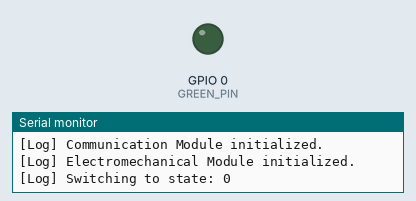
Recording of a sketch running on a simulated ESP32. Parts: output pins drawn as LEDs (lit = HIGH), the last lines printed to the serial monitor. EEPROM starts erased.

Above: at 0.1 s.
At 8.1 s:
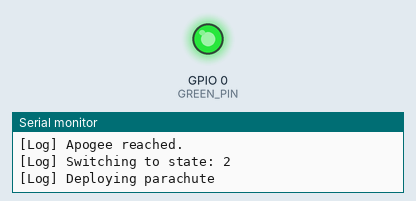
Timing chart, 0 to 9.6 s (numbered marks = the images above):
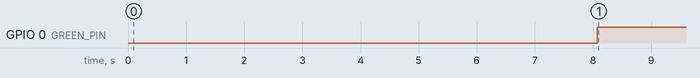

Measured:
- by itself, GPIO 0 (GREEN_PIN): LOW → HIGH at 8.1 s

The sketch:

MainModuleTest.ino
```cpp
#include "Logger.h"
#include "MockStorageModule.h"
#include "MockCommunicationModule.h"
#include "MockElectromechanicalModule.h"
#include "MockSensorModule.h"
#include <stdint.h>

#include <vector>

// Enums
#define STATE_STARTUP 0
#define STATE_PRE_APOGEE 1
#define STATE_POST_APOGEE 2
#define STATE_LANDED 3

// Telemetry packet related data
#define TELEMETRY_PACKET_STRING_LENGTH 36

static const char startupStr[2] = {'S', 'T'};
static const char preApogeeStr[10] = {'P', 'R'};
static const char postApogeeStr[10] = {'P', 'O'};
static const char landedStr[10] = {'L', 'A'};

const char* STATE_STRING_ARRAY[4] = {startupStr, preApogeeStr, postApogeeStr, landedStr};


// State variables
uint8_t currentState = STATE_STARTUP;
char telPacketString[TELEMETRY_PACKET_STRING_LENGTH]; // Assumed null terminated
unsigned long lastMilis = 0;


// Launch/Apogee detection algorithms
#define MAX_LATEST_ALTITUDES 3
#define MAX_LATEST_ALTITUDES_AFTER_APOGEE 7
#define LAUNCH_DETECTION_MARGIN 5
#define APOGEE_DETECTION_MARGIN 0.8
#define LANDING_DETECTION_MARGIN 0.8
#define LANDING_ALTITUDE 3
std::vector<float> latestAltitudes;


// Modules
StorageModule storageModule = StorageModule();
CommunicationModule communicationModule = CommunicationModule();
ElectromechanicalModule electromechanicalModule = ElectromechanicalModule();
SensorModule sensorModule = SensorModule();

void setup() {
  Serial.begin(9600);

  storageModule.init();
  sensorModule.init();
  communicationModule.init(storageModule);
  electromechanicalModule.init();

  lastMilis = millis();

  switchToState(storageModule.loadCurrentState(STATE_STARTUP));
}

void loop() {
  unsigned long currMillis = millis();

  switch(currentState) {
    case STATE_STARTUP:
      if (currMillis - lastMilis > 100) {
        float altitude = sensorModule.getAltitude();
        float acceleration = sensorModule.getAcceleration();

        latestAltitudes.push_back(altitude);
        if (latestAltitudes.size() > MAX_LATEST_ALTITUDES) latestAltitudes.erase(latestAltitudes.begin());

        if (detectLaunch(altitude, acceleration)){
          Logger::log("Vehicle launched.");
          switchToState(STATE_PRE_APOGEE);
        }
        lastMilis = currMillis;
      }
      break;
    case STATE_PRE_APOGEE:
      if (currMillis - lastMilis > 500) {
          float altitude = sensorModule.getAltitude();
          float acceleration = sensorModule.getAcceleration();
          double gpsLat = sensorModule.gps.location.lat(); // TODO: We could avoid sensing GPS before apogee
          double gpsLng = sensorModule.gps.location.lng();

          latestAltitudes.push_back(altitude);
          if (latestAltitudes.size() > MAX_LATEST_ALTITUDES) latestAltitudes.erase(latestAltitudes.begin());

          createTelemetryPacketStr(communicationModule.packetCount, currentState, altitude, gpsLat, gpsLng); // TODO: Altitude should be float in telemetry packet?
          storageModule.addTelemetryPacketToFlightLog(telPacketString);
          communicationModule.sendTelemetryPacketToGround(telPacketString, TELEMETRY_PACKET_STRING_LENGTH);

          if (detectApogee(altitude, acceleration)){
            Logger::log("Apogee reached.");
            Logger::debug("Altitude: " + String(altitude));
            switchToState(STATE_POST_APOGEE);
          }
          lastMilis = currMillis;
      }
      break;
    case STATE_POST_APOGEE:
      if (currMillis - lastMilis > 500) {
            float altitude = sensorModule.getAltitude();
            float acceleration = sensorModule.getAcceleration();
            double gpsLat = sensorModule.gps.location.lat();
            double gpsLng = sensorModule.gps.location.lng();

            latestAltitudes.push_back(altitude);
            if (latestAltitudes.size() > MAX_LATEST_ALTITUDES_AFTER_APOGEE) latestAltitudes.erase(latestAltitudes.begin());

            createTelemetryPacketStr(communicationModule.packetCount, currentState, altitude, gpsLat, gpsLng);
            storageModule.addTelemetryPacketToFlightLog(telPacketString);
            communicationModule.sendTelemetryPacketToGround(telPacketString, TELEMETRY_PACKET_STRING_LENGTH);

            if (detectLanding(altitude, acceleration)){
              Logger::log("Vehicle landed :)");
              switchToState(STATE_LANDED);
            }
            lastMilis = currMillis;
        }
      break;
    case STATE_LANDED:
      if (currMillis - lastMilis > 2000) {
            double gpsLat = sensorModule.gps.location.lat();
            double gpsLng = sensorModule.gps.location.lng();

            createTelemetryPacketStr(communicationModule.packetCount, currentState, 0, gpsLat, gpsLng);
            communicationModule.sendTelemetryPacketToGround(telPacketString, TELEMETRY_PACKET_STRING_LENGTH);

            lastMilis = currMillis;
        }
      break;
  }
}

void switchToState(int8_t newState) {
  currentState = newState;
  Logger::log("Switching to state: " + String(currentState));
  storageModule.saveCurrentState(currentState);
  if (currentState == STATE_POST_APOGEE){
    Logger::log("Deploying parachute");
    electromechanicalModule.deployParachute();
  }
}

bool detectLaunch(float currAltitude, float currAccel) {
  if (latestAltitudes.size() < MAX_LATEST_ALTITUDES) return false;
  if (biggerThan(latestAltitudes.at(latestAltitudes.size()-1), latestAltitudes.at(latestAltitudes.size()-2), LAUNCH_DETECTION_MARGIN))
      return true;
  return false;
}

bool detectApogee(float currAltitude, float currAccel) {
  if (latestAltitudes.size() < MAX_LATEST_ALTITUDES) return false;
  if (smallerThan(latestAltitudes.at(2), latestAltitudes.at(1), APOGEE_DETECTION_MARGIN) &&
      smallerThan(latestAltitudes.at(1), latestAltitudes.at(0), APOGEE_DETECTION_MARGIN))
      return true;
  return false;
}

bool detectLanding(float currAltitude, float currAccel) {
  Logger::debug("Detecting landing...");
  return latestAltitudes.back() < LANDING_ALTITUDE;
  // if (latestAltitudes.size() < MAX_LATEST_ALTITUDES_AFTER_APOGEE) return false;
  // for (int i = 1; i < latestAltitudes.size(); i++) {
  //   if (!equals(latestAltitudes.at(i), latestAltitudes.at(i-1), LANDING_DETECTION_MARGIN))
  //     return false;
  // }
  // return true;
}

bool biggerThan(float v1, float v2, float margin) {
  return v1 - v2 > margin;
}

bool smallerThan(float v1, float v2, float margin) {
  return v2 - v1 > margin;
}

bool equals(float v1, float v2, float margin) {
  return abs(v1 - v2) < margin;
}

// Format is <PACKET_COUNT>,<STATE>,<ALTITUDE>,<GPS_LATITUDE>,<GPS_LONGITUDE>
// Example result: 10000,ST,9999.9, 42.30402, 34.30402
//                 00021,PO,0604.2,-34.43555,-58.92193
char* createTelemetryPacketStr(uint16_t packetCount, uint8_t currentState, float altitude, double gpsLat, double gpsLng) {
  Logger::debug("Creating telemetry packet...");

  sprintf(telPacketString, "%05d", packetCount);

  telPacketString[5] = ',';

  memcpy(telPacketString + 6, STATE_STRING_ARRAY[currentState], 2);

  telPacketString[8] = ',';

  sprintf(telPacketString + 9, "%06.1f", altitude);

  telPacketString[15] = ',';

  if (gpsLat < 0){
    sprintf(telPacketString + 16, "%08.5f", gpsLat);
  } else {
    telPacketString[16] = ' ';
    sprintf(telPacketString + 17, "%08.5f", gpsLat);
  }

  telPacketString[25] = ',';

  if (gpsLng < 0) {
    sprintf(telPacketString + 26, "%08.5f", gpsLng);
  } else {
    telPacketString[26] = ' ';
    sprintf(telPacketString + 27, "%08.5f", gpsLng);
  }

  telPacketString[35] = '\0';

  return telPacketString;
}
```

KalmanFilter.cpp
```cpp
#include "Arduino.h"
#include "KalmanFilter.h"
#include <math.h>

KalmanFilter::KalmanFilter(float mea_e, float est_e, float q)
{
  _err_measure = mea_e;
  _err_estimate = est_e;
  _q = q;
}

float KalmanFilter::updateEstimate(float mea)
{
  _kalman_gain = _err_estimate/(_err_estimate + _err_measure);
  _current_estimate = _last_estimate + _kalman_gain * (mea - _last_estimate);
  _err_estimate =  (1.0 - _kalman_gain) * _err_estimate + fabs(_last_estimate-_current_estimate)*_q;
  _last_estimate=_current_estimate;

  return _current_estimate;
}

void KalmanFilter::setMeasurementError(float mea_e)
{
  _err_measure=mea_e;
}

void KalmanFilter::setEstimateError(float est_e)
{
  _err_estimate=est_e;
}

void KalmanFilter::setProcessNoise(float q)
{
  _q=q;
}

float KalmanFilter::getKalmanGain() {
  return _kalman_gain;
}

float KalmanFilter::getEstimateError() {
  return _err_estimate;
}
```

KalmanFilter.h
```cpp
// (licence header left out)
#ifndef KALMANFILTER_H
#define KALMANFILTER_H

class KalmanFilter
{

public:
  KalmanFilter(float mea_e, float est_e, float q);
  float updateEstimate(float mea);
  void setMeasurementError(float mea_e);
  void setEstimateError(float est_e);
  void setProcessNoise(float q);
  float getKalmanGain();
  float getEstimateError();

private:
  float _err_measure;
  float _err_estimate;
  float _q;
  float _current_estimate;
  float _last_estimate;
  float _kalman_gain;

};

#endif
```

Logger.h
```cpp
#include <stdint.h>

class Logger {
  static const bool debugActivated = false;

  public:
    static void debug(char* message) {
      if (debugActivated) {
        Serial.print("[Debug] ");
        Serial.println(message);
      }
    }

    static void debug(float value) {
      if (debugActivated) {
        Serial.print("[Debug] ");
        Serial.println(value);
      }
    }

    static void debug(String message) {
      if (debugActivated) {
        Serial.print("[Debug] ");
        Serial.println(message);
      }
    }

    static void log(char* message) {
      Serial.print("[Log] ");
      Serial.println(message);
    }

    static void log(float value) {
      Serial.print("[Log] ");
      Serial.println(value);
    }

    static void log(String message) {
      Serial.print("[Log] ");
      Serial.println(message);
    }
};
```

MockCommunicationModule.h
```cpp
#include <stdint.h>

class CommunicationModule {
  StorageModule storage;
  public:

    uint16_t packetCount = 0;
    // TelemetryPacketQueue telemetryPacketQueue = TelemetryPacketQueue();

    void init(StorageModule storageModule){
      // Init connection to radio
      Logger::log("Communication Module initialized.");
      storage = storageModule;
      packetCount = storage.loadTelemetryPacketCount();
    }

    void sendTelemetryPacketToGround(char* telPacketString, uint8_t telPacketLength){
      Logger::debug("Sending telemetry packet to ground: " + String(telPacketString));
      packetCount++;
      storage.saveTelemetryPacketCount(packetCount);
      // groundRequestObj = ZBTxRequest(groundAddress, telemetryPacketQueue.head->data, telemetryPacketQueue.head->dataLength);
      // groundXBee.send(groundRequestObj);
      // packetCount++;
    }

};
```

MockElectromechanicalModule.h
```cpp
#define GREEN_PIN 0
#define RED_PIN 0
#define PYRO_PIN 0

class ElectromechanicalModule {
  bool pyroFired = false;

  public:

    void init() {
      pinMode(GREEN_PIN, OUTPUT);
      pinMode(RED_PIN, OUTPUT);
      pinMode(PYRO_PIN, OUTPUT);
      Logger::log("Electromechanical Module initialized.");
    }

    void deployParachute() {
      Logger::debug("[ElectromechanicalModule] Deploying parachute...");

      digitalWrite(GREEN_PIN, !digitalRead(GREEN_PIN));
      delay(500);
      digitalWrite(GREEN_PIN, !digitalRead(GREEN_PIN));

      digitalWrite(PYRO_PIN, HIGH); //FIRE!
      pyroFired = true;
      Logger::log("Charges fired, parachute deployed!");
    }

};
```

MockSensorModule.h
```cpp
#include <Adafruit_BMP280.h>
#include "TinyGPS++.h"
#include "KalmanFilter.h"

const int simulatedPressureValues[139] = {100833, 100833, 100833, 100833, 100833, 100833, 100833, 100833, 100833, 100833, 100833, 100833, 100833, 98522, 97353, 96081, 95049, 94231, 93621, 93137, 92812, 92578, 92645, 92868, 92756, 92924, 92913, 93059, 93115, 93216, 93250, 93384, 93441, 97539, 93655, 93700, 93790, 93880, 93948, 94072, 94378, 94231, 94299, 94378, 94503, 94617, 94651, 94810, 96334, 94947, 95015, 95118, 95278, 95323, 98264, 95495, 95587, 95678, 95782, 95862, 96127, 96023, 96069, 96150, 96207, 96288, 96357, 96438, 96519, 96623, 96669, 96738, 96831, 96900, 96981, 97121, 97179, 97190, 97295, 97341, 97458, 97598, 97621, 97563, 97609, 97691, 97761, 97796, 97843, 97889, 97936, 98018, 98393, 104180, 98287, 98240, 98393, 98393, 98440, 98522, 98616, 98639, 98698, 98745, 98816, 98875, 98957, 99075, 99512, 99264, 99299, 100523, 99406, 99489, 99571, 99702, 99749, 99809, 99880, 99963, 100034, 100129, 100368, 100463, 101927, 100487, 100582, 100606, 100726, 100762, 100821, 100893, 100893, 100893, 100893, 100893, 100893, 100893};

struct MockGPSLocation {
  double (*lat)();
  double (*lng)();
};

double getMockLat() {
  return -34.4355487;
}

double getMockLng() {
  return -58.9219291;
}

struct MockGPS {
  MockGPSLocation location;
};

class SensorModule {
  public:
  float bmpBasePressureHPa = 1008;
  KalmanFilter pressureKalmanFilter = KalmanFilter(1, 1, 0.01);
  int currentPressureValIndex = 0;
  MockGPS gps;


  void init() {
    Logger::log("Mock Sensor Module initialized.");

    gps.location.lat = &getMockLat;
    gps.location.lng = &getMockLng;
  }


  float getAltitude() {
    if (currentPressureValIndex > 138) {
      Logger::log("Consumed all simulated pressure values, altitude will return 0");
    }
    float alt = altitudeFromPressure(simulatedPressureValues[currentPressureValIndex++]); // bmp280.readAltitude(bmpBasePressureHPa);
    float est_alt = pressureKalmanFilter.updateEstimate(alt);
    Logger::log("Getting altitude: " + String(est_alt));
    return est_alt;
  }

  float getAcceleration() {
    Logger::debug("Getting acceleration");
    return 0;
  }

  float altitudeFromPressure(float pressure) {
    float pressureHPa = pressure / 100;
    return 44330 * (1 - pow(pressureHPa / bmpBasePressureHPa, 0.1903));
  }

};
```

MockStorageModule.h
```cpp
#include <stdlib.h>
#include <stdint.h>

#include <Preferences.h>

#define CURRENT_STATE_KEY "curr_state"
#define PACKET_COUNT_KEY "packet_count"

class StorageModule {
  Preferences preferences;
  public:

    void init(){
      preferences.begin("lanzamiento00", false);
      // Uncomment the line below to erase flash memory on init
      preferences.clear();

      Logger::log("Storage Module initialized.");

    }

    uint8_t loadCurrentState(uint8_t defaultState) {
      uint8_t savedState = preferences.getUChar(CURRENT_STATE_KEY, 255); // 255 is the default value returned if no saved state is found
      if (savedState == 255) {
        Logger::debug("No previous state found in memory, defaulting to STARTUP");
        return defaultState;
      } else {
        Logger::debug("Found previous state in memory: " + String(savedState));
        return savedState;
      }
    }

    void saveCurrentState(uint8_t currentState) {
      preferences.putUChar(CURRENT_STATE_KEY, currentState);
      Logger::debug("Saved current state:" + String(currentState));
    }

    void addTelemetryPacketToFlightLog(char* telemetryPacket) {

      // char packetCountBuff[6];
      // memcpy( packetCountBuff, telemetryPacket, 5);
      // packetCountBuff[5] = '\0';

      // preferences.putString(packetCountBuff, telemetryPacket);
      Logger::debug("Saving telemetry packet to storage: " + String(telemetryPacket));
    }

    uint16_t loadTelemetryPacketCount() {
      uint16_t savedPacketCount = preferences.getUShort(PACKET_COUNT_KEY, 0);
      Logger::debug("Packet count in memory: " + String(savedPacketCount));
      return savedPacketCount;
    }

    void saveTelemetryPacketCount(uint16_t count) {
      preferences.putUShort(PACKET_COUNT_KEY, count);
      Logger::debug("Saved current telemetry package count:" + String(count));
    }


};
```

Queue.cpp
```cpp
#include "Queue.h"

//Container tlemetry example 10000,ST,9999,42.30402,34.30402
void TelemetryPacketQueue::add(uint8_t nextPacket[], uint8_t nextPacketLength) {
  TelemetryPacketQueueNode *tmp = new TelemetryPacketQueueNode;
  tmp->data = nextPacket;
  tmp->dataLength = nextPacketLength;
  tmp->next = NULL;
  if(head == NULL)
  {
      head = tmp;
      tail = tmp;
  }
  else
  {
      tail->next = tmp;
      tail = tail->next;
  }
  length++;
}
void TelemetryPacketQueue::removeHead() {
  if (isEmpty()){
    return;
  }
  TelemetryPacketQueueNode* temp = head->next;
  delete head;
  head = temp;
  length--;
}
bool TelemetryPacketQueue::isEmpty(){
  return length == 0;
}
```

Queue.h
```cpp
#include <stdint.h>
#define NULL 0

struct TelemetryPacketQueueNode {
  uint8_t* data;
  uint8_t dataLength;
  TelemetryPacketQueueNode* next;
};

class TelemetryPacketQueue {
  public:
  TelemetryPacketQueueNode* head; //Payload telemetry example: 2764,00:01:32,100,S1,700.2,18.2,3.2
  TelemetryPacketQueueNode* tail;
  uint8_t length = 0;

  void add(uint8_t nextPacket[], uint8_t nextPacketLength);
  void removeHead();
  bool isEmpty();
};
```
